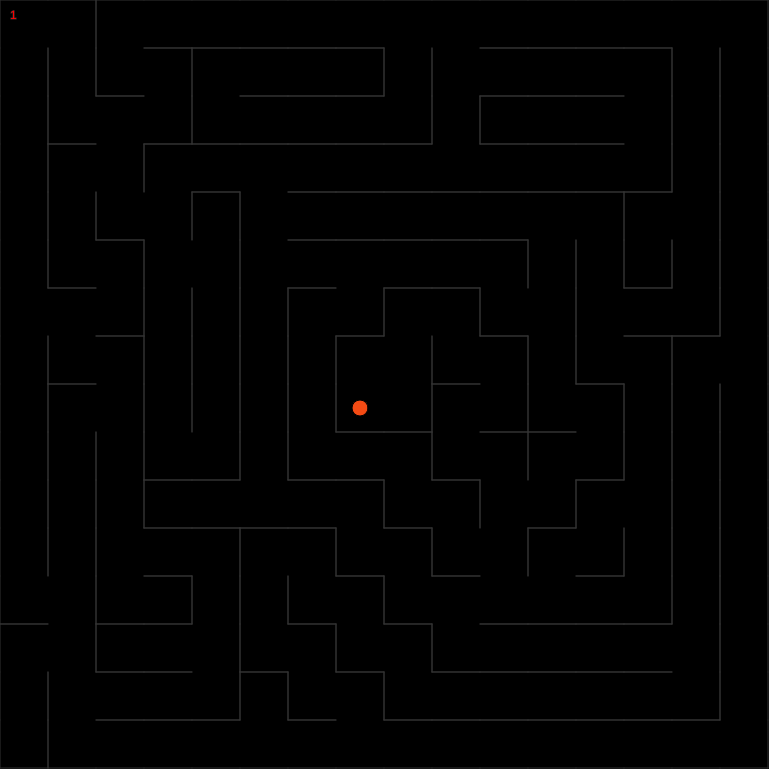
Frame 1 (no input)
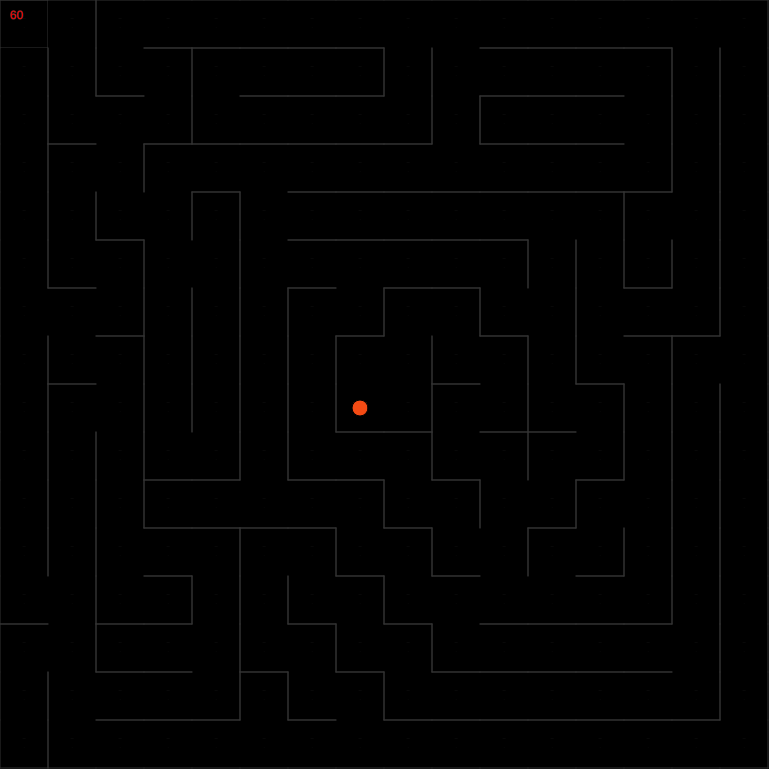
Frame 60 (no input)
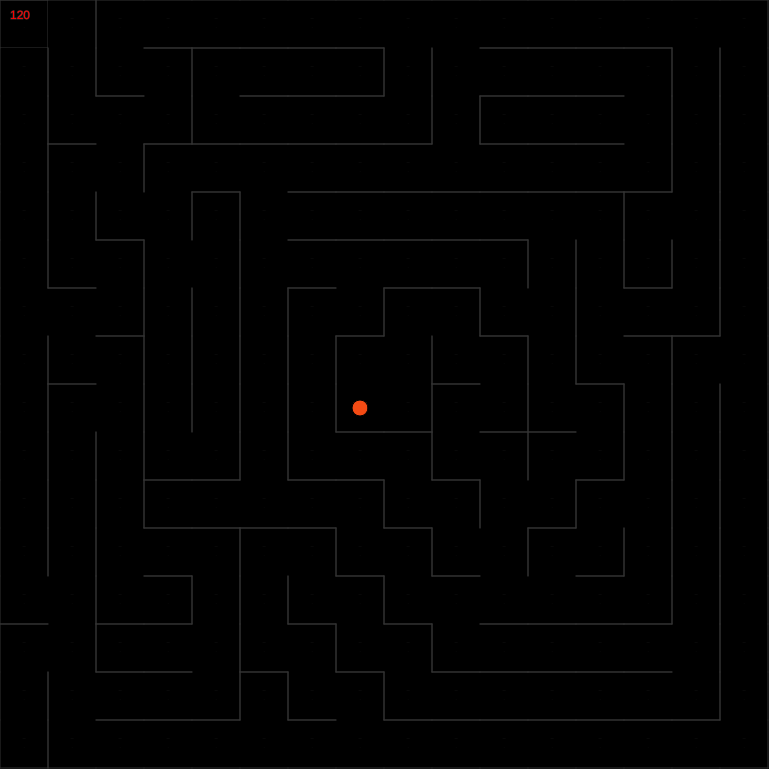
Frame 120 (the mouse pressed at the canvas centre since frame 60)

The p5.js sketch that drew these frames (run headless with seeded random() and noise() and a simulated clock; from frame 60 on, the mouse is pressed at the canvas centre):

// p5.js sketch
// ── sketch.js
var gridSize = 16,
    cellSize = 48,
    cWater, cWall, cYellow, cGreen, cRed,
    blob;

var maze = [["NW", "NE", "NW", "NS", "NS", "NS", "NS", "NS", "N", "N", "NS", "NS", "NS", "NS", "N", "NE"], ["WE", "WE", "WS", "NE", "NW", "NS", "NS", "NES", "WE", "W", "NS", "NS", "NS", "NE", "WE", "WE"], ["WE", "WS", "N", "ES", "WS", "NS", "NS", "NS", "ES", "WE", "NWS", "NS", "NS", "E", "WE", "WE"], ["WE", "NW", "E", "NW", "NS", "N", "NS", "NS", "NS", "S", "NS", "NS", "NS", "ES", "WE", "WE"], ["WE", "WE", "WS", "E", "NWE", "W", "NS", "NS", "NS", "NS", "NS", "N", "NE", "NW", "E", "WE"], ["WE", "WS", "NE", "W", "E", "W", "NS", "N", "NS", "NS", "NE", "WE", "WE", "WES", "WE", "WE"], ["W", "N", "ES", "WE", "WE", "WE", "NW", "ES", "NW", "NE", "WS", "E", "W", "NS", "ES", "WE"], ["WE", "WS", "NE", "WE", "WE", "WE", "WE", "NW", "E", "WS", "NE", "WE", "WS", "NE", "NW", "E"], ["WE", "NW", "E", "WE", "WE", "WE", "WE", "WS", "ES", "NW", "ES", "WS", "NE", "WE", "WE", "WE"], ["WE", "WE", "WE", "WS", "ES", "WE", "WS", "NS", "NE", "WS", "NE", "NW", "ES", "WE", "WE", "WE"], ["WE", "WE", "WE", "NWS", "NS", "S", "NS", "NE", "WS", "NE", "W", "ES", "NW", "E", "WE", "WE"], ["WE", "WE", "W", "NS", "NE", "NW", "NE", "WS", "NE", "WS", "E", "NW", "ES", "WE", "WE", "WE"], ["WS", "E", "WS", "NES", "WE", "WE", "WS", "NE", "WS", "N", "S", "S", "NS", "ES", "WE", "WE"], ["NW", "E", "NWS", "NS", "E", "WS", "NE", "WS", "NE", "WS", "NS", "NS", "NS", "NS", "E", "WE"], ["WE", "W", "NS", "NS", "ES", "NWE", "WS", "NE", "WS", "NS", "NS", "NS", "NS", "NS", "ES", "WE"], ["WES", "WS", "NS", "NS", "NS", "S", "NS", "S", "NS", "NS", "NS", "NS", "NS", "NS", "NS", "ES"]]

function setup() {
  createCanvas(gridSize*cellSize+1, gridSize*cellSize+1);
  frameRate(30);
  cRed = color(245, 75, 20);
  cGreen = color(40, 220, 130);
  cYellow = color(255, 204, 0);
  cWater = color(150, 200, 245);
  cWall = color(50);
  //var minSide = (width < height ? width : height) - 1;
  //cellSize = Math.floor(minSide / gridSize);
  grid = new Grid(maze);
  blob = new Character(8,7);
  blob.map = blob.makeMap(maze);
}

function draw() {
  blob.step();
  blob.draw();
  grid.draw();
  fill(255,0,0).textAlign(LEFT,TOP).text(frameCount, 10, 10);
}

function mouseClicked() {
  var col = Math.floor(mouseX/cellSize),
      row = Math.floor(mouseY/cellSize);
  blob.setTarget(row,col);
}

function found(place, thing) {
  return place.indexOf(thing) != -1;
}

function foundObject(list, obj) {
  for (var i = 0; i < list.length; i++) {
    if (list[i] === obj) {return true;}
  }
  return false;
}

function map2D(rows, func) {
  return rows.map(function(row, i) {
    return row.map(function(cell, j) {
      return func(cell, i, j);
    });
  });
}

function forEach2D(rows, func) {
  rows.forEach(function(row, i) {
    row.forEach(function(cell, j) {
      func(cell, i, j);
    })
  })
}

function Grid(walls) {
  this.walls = walls;

  this.draw = function() {
    forEach2D(this.walls, function(cell, i, j) {
      var d = cellSize, x = j * d, y = i * d;

      stroke(cWall).strokeWeight(1);
      if (found(cell, 'N')) line(x, y, x + d, y);
      if (found(cell, 'E')) line(x + d, y, x + d, y + d);
      if (found(cell, 'S')) line(x, y + d, x + d, y + d);
      if (found(cell, 'W')) line(x, y, x, y + d);
    });
  }
}

function Character(row, col) {
  var offset = cellSize/2;
  this.row = row;
  this.col = col;
  this.x = this.col * cellSize + offset;
  this.y = this.row * cellSize + offset;
  this.diameter = cellSize/3;
  this.map;
  this.stack;
  this.maxDistance = 0;
  this.animateFlood = true;
  this.phase = 0;
  this.color = cRed;

  this.step = function() {
    switch (this.phase) {
      case 0:   // waiting for target
        break;

      case 1:   // flooding map
        this.color = cRed;
        this.floodOnce();
        break;

      case 2:   // seeking target
        this.color = cYellow;
        this.seekOnce();
        break;

      case 3:   // moving
        this.color = cGreen;
        break;
    }
  }

  this.setTarget = function(row, col) {
    forEach2D(this.map, function(cell) {
      cell.counted = false;
      cell.distance = 0;
      cell.path = 0;
    });
    this.stack = [this.map[row][col]];
    this.maxDistance = 0;
    this.phase = 1;
  }

  /* --------------------------- FLOODING --------------------------- */

  this.getNeighbour = function(row, col, dir) {
    switch(dir) {
      case 'N': try {return this.map[row-1][col]} catch (e) {return null}
      case 'E': try {return this.map[row][col+1]} catch (e) {return null}
      case 'S': try {return this.map[row+1][col]} catch (e) {return null}
      case 'W': try {return this.map[row][col-1]} catch (e) {return null}
    }
  }

  this.getNeighbours = function(row, col, dirs) {
    var me = this;
    return dirs.map(function(dir) {
      return me.getNeighbour(row, col, dir);
    });
  }

  this.getAccessibleDirections = function(row, col) {
    var me = this;
    return ['N','E','S','W'].filter(function(dir) {
      return !found(me.map[row][col].walls, dir);
    });
  }

  this.getAccessibleNeighbours = function(row, col) {
    return this.getNeighbours(row, col, this.getAccessibleDirections(row, col));
  }

  this.floodOnce = function() {
    var me = this,
        newStack = [];
    this.stack.forEach(function(cell) {
      cell.counted = true;
      cell.distance = me.maxDistance;
      newStack = newStack.concat(me.getAccessibleNeighbours(cell.row, cell.col).filter(function(neighbour) {
        return !foundObject(newStack, neighbour) && neighbour.counted == false;}));
    });
    if (newStack.length > 0) {
      this.stack = newStack;
      this.maxDistance++;
    } else {
      this.stack = [this.map[me.row][me.col]];
      this.phase++;
    }
  }

  this.seekOnce = function() {
    var me = this,
        newStack = [];
    this.stack.forEach(function(cell) {
      cell.path = true;
      newStack = newStack.concat(me.getAccessibleNeighbours(cell.row, cell.col).filter(function(neighbour) {
         return neighbour.distance < cell.distance;
      }));
    });
    if (newStack.length > 0) {
      newStack.forEach(function(cell) {cell.path = true;});
      this.stack = newStack;
    }
    else
      this.phase++;
  }

  /* ------------------------------ DRAWING ------------------------------ */

  this.draw = function() {
    if (this.animateFlood) {
      var me = this;
      forEach2D(this.map, function(cell, i, j) {
        me.drawWater(cell);
        me.drawPath(cell);
        me.drawDistance(cell);
      });
    }
    fill(this.color).stroke(0).strokeWeight(1).ellipse(this.x, this.y, this.diameter, this.diameter);
  }

  this.drawDistance = function(cell) {
    fill(cell.counted*255).strokeWeight(0).textAlign(CENTER,CENTER).text(String(cell.distance), cell.x + offset, cell.y + offset);
  }

  this.drawWater = function(cell) {
    var fraction = cell.distance / this.maxDistance;
    if (isNaN(fraction)) fraction = 0;
    fill(fraction*red(cWater),fraction*green(cWater),fraction*blue(cWater)).rect(cell.x, cell.y, cell.x + cellSize, cell.y + cellSize);
  }

  this.drawPath = function(cell) {
    var c = color(red(cGreen),green(cGreen),blue(cGreen),100);
    if (cell.path) fill(c).rect(cell.x, cell.y, cell.x + cellSize, cell.y + cellSize);
  }
}

Character.prototype.makeMap = function(maze) {
  return map2D(maze, function(cell, i, j) {
    return {
      walls: cell.split(""),
      counted: false,
      distance: 0,
      path: false,
      row: i,
      col: j,
      x: j * cellSize,
      y: i * cellSize
    }
  });
};
